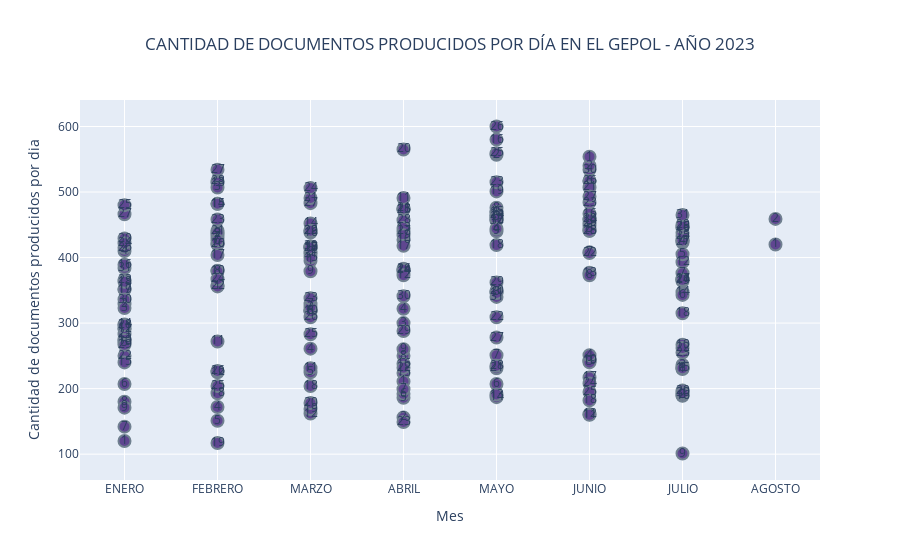

Notebook code cell kept with this figure:
### Markdown cell above
### Scatterplot chart  - (Documents quanty for day)

### Code cell
# Crear el scatter plot
fig = px.scatter(data_frame=data, x='Mes', y='Cantidad', text='Dia', title='CANTIDAD DE DOCUMENTOS PRODUCIDOS POR DÍA EN EL GEPOL - AÑO 2023',
                 color_discrete_sequence=px.colors.qualitative.Prism)


# Personalizar la apariencia de la leyenda
fig.update_traces(marker=dict(size=12,
                              line=dict(width=2,
                                        color='SlateGrey')),
                  selector=dict(mode='markers+text'))

# Cambiar nombre de los ejes
fig.update_xaxes(title_text='Mes')
fig.update_yaxes(title_text='Cantidad de documentos producidos por dia')

# Centrar el título
fig.update_layout(title_x=0.5)

# Mostrar la gráfica
fig.show()

### Figure 1 — Plotly figure (JSON) as saved in the notebook; plotly's stock layout.template omitted (floating-point values rounded to 4 significant figures; data arrays with more than 128 entries replaced by an {"elided": "..."} marker saying what was removed)
{"data": [{"hovertemplate": "Mes=%{x}<br>Cantidad=%{y}<br>Dia=%{text}<extra></extra>", "legendgroup": "", "marker": {"color": "rgb(95, 70, 144)", "line": {"color": "SlateGrey", "width": 2}, "size": 12, "symbol": "circle"}, "mode": "markers+text", "name": "", "orientation": "v", "showlegend": false, "text": {"elided": "214 int values"}, "type": "scatter", "x": {"elided": "214 str values"}, "xaxis": "x", "y": {"elided": "214 int values"}, "yaxis": "y"}], "layout": {"legend": {"tracegroupgap": 0}, "title": {"text": "CANTIDAD DE DOCUMENTOS PRODUCIDOS POR DÍA EN EL GEPOL - AÑO 2023", "x": 0.5}, "xaxis": {"anchor": "y", "domain": [0, 1], "title": {"text": "Mes"}}, "yaxis": {"anchor": "x", "domain": [0, 1], "title": {"text": "Cantidad de documentos producidos por dia"}}}}
